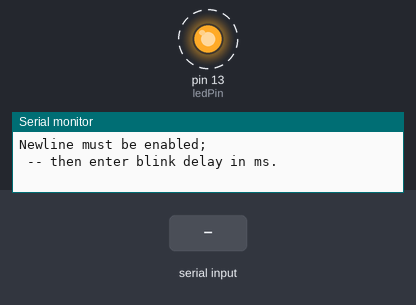
Simulated run of this sketch. Board: Arduino Uno, built with avr-gcc and run on an emulated ATmega328P. On the bench: output pins drawn as LEDs (lit = HIGH), the last lines printed to the serial monitor. Dashed ring = blinking. The test bench sets the inputs (shaded band).

Above: at 1.25 s.
1.3 s: "5\n" received over Serial
At 1.38 s:
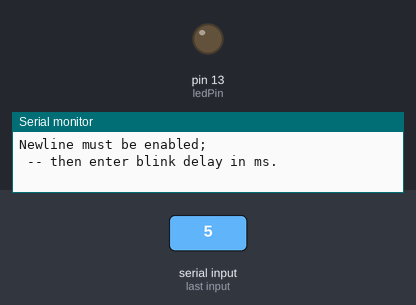
2.9 s: byte 10 (10) received over Serial
At 3.7 s:
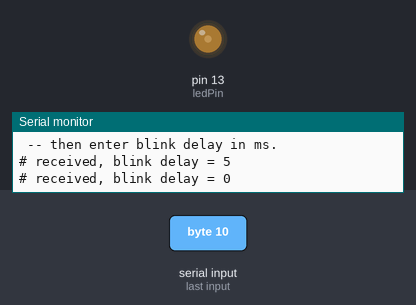
Timing chart, 0 to 5.9 s (numbered marks = the images above; inputs shaded):
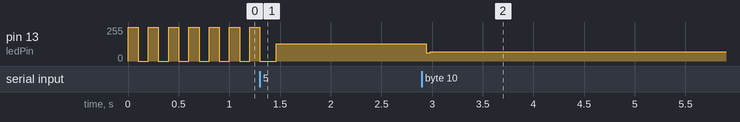

The sketch:

Ch4r3multi.ino
```cpp
/*
 * SerialReceive sketch  -- read more than 1 digit from serial, needs Newline sent from ser. mon.
 * Blink the LED at rate inversely proportional to the received digit value
-- it reverts to default delay when ser. mon. window is closed -- causes reset ?
*/
const int ledPin = 13;  // pin the LED is connected to
int blinkDelay=100;     // default blink delay stored in this global variable
int value;

void setup()
{
  Serial.begin(9600); // Initialize serial port to send / receive at 9600 baud
  pinMode(ledPin, OUTPUT); // set this pin as output
  Serial.println("Newline must be enabled;");
  Serial.println(" -- then enter blink delay in ms.");
}

void loop()
{
  while (Serial.available()) // see if at least one character is available
  {
     char ch = Serial.read();    //automatically reads each char and deletes from buffer
     if(isDigit(ch) )                // is this an ascii digit between 0 and 9?
    {
       value = (value * 10) + (ch - '0'); //if yes, accumulate proper digital value as int
    } //end if                               this converts ascii value to int numeric value

     else if (ch == 10)  // it's the newline character, to mark end of input sequence
                   // to mark seq. end, ser. mon. must send Newline with Send !!
    {
      blinkDelay = value;  //reconstructed integer
      Serial.print("# received, blink delay = "); Serial.println(blinkDelay);
    } //end else
   } //end while Serial

  value = 0; // no new input, so reset value for next sequence to come in
  blink();   // only executes when no more Serial.available

} //end loop

void blink()        // blink the LED with rate inversely proportional to blinkDelay
{
  digitalWrite(ledPin,HIGH);
  delay(blinkDelay);
  digitalWrite(ledPin,LOW);
  delay(blinkDelay);
}
```

Measured:
- after the input at 2.9 s, pin 13 (ledPin): 128/255 → 69/255 at once
